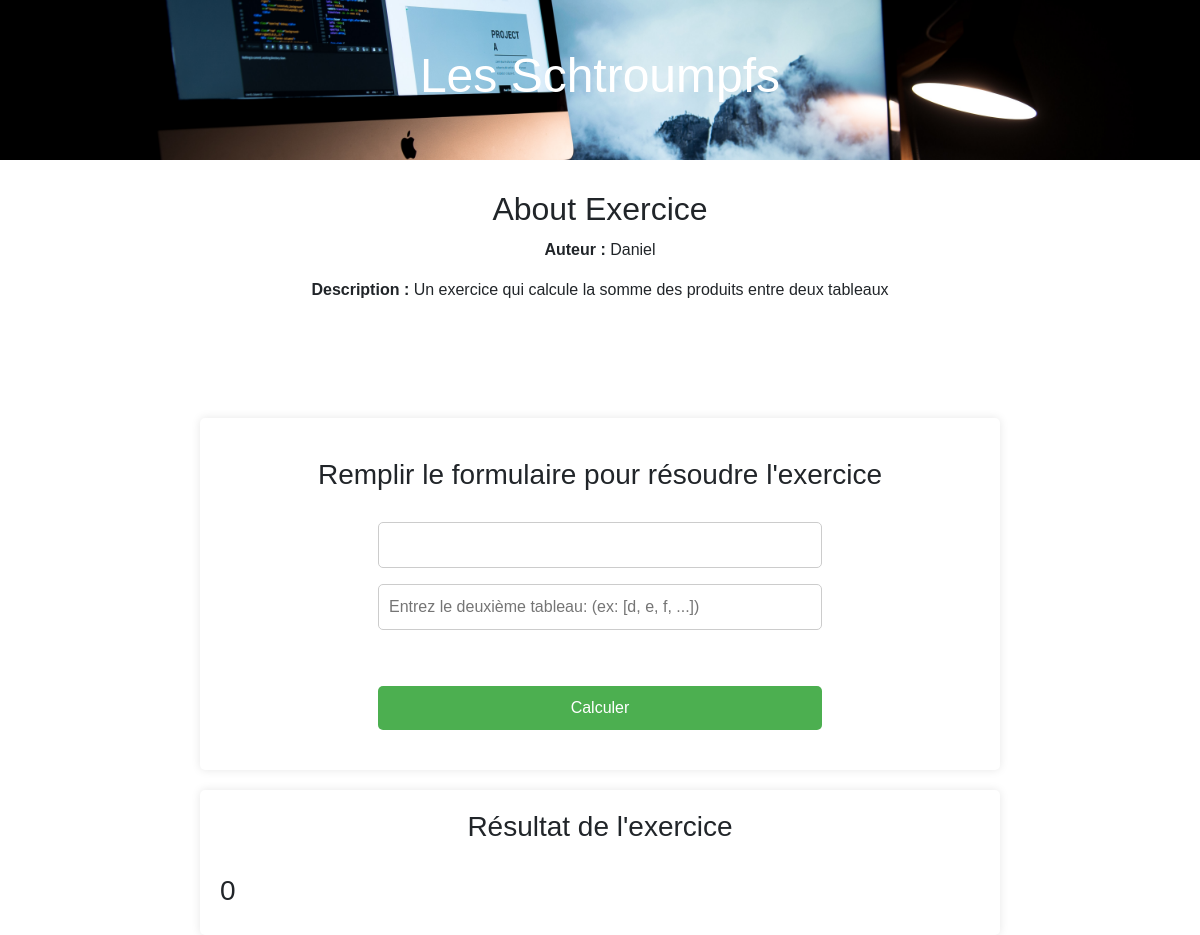
Screenshot of /td-app/1 with the database file from the repository.
### main/models.py (models this page shows)
class Exercice(models.Model):
    title = models.CharField(max_length=120)
    description = models.TextField()
    author = models.ForeignKey(Author, on_delete=models.CASCADE)
    created_at = models.DateTimeField(editable=False, default=datetime.now())
    resultat = models.IntegerField(default=0, null=False)

class Author(models.Model):
    username = models.CharField(max_length=20)

### main/views.py (the view)
# urls.py: path('<int:pk>', views.show_more, name='details')
def show_more(request, pk):
    exercice = Exercice.objects.get(id=pk)
    placeholder1 = '',
    placeholder2 = ''
    tab1 = []
    tab2 = []
    first_input, second_input = request.POST.get('first_input'), request.POST.get('second_input')
    if exercice.title == 'Les Schtroumpfs':
        placeholder1 = 'Entrez le premier tableau: (ex: [a, b, c, ...])'
        placeholder2 = 'Entrez le deuxième tableau: (ex: [d, e, f, ...])'
        if first_input != None or second_input != None:
            tab1, tab2 = first_input.strip('[]').replace(' ', ''), second_input.strip('[]').replace(' ', '')
            tab1, tab2 = tab1.split(','), tab2.split(',')
            tab1, tab2 = [int(fi) for fi in tab1], [int(si) for si in tab2]
            print('Converted first:', tab1)
            print('Converted second:', tab2)
            exercice.resultat = calculer_schtroumpf(tab1, tab2)
            print(exercice.resultat)
        else:
            print('No given values')
    else:
        placeholder1 = 'Entrez la matrice: (ex: [[a, b, c], [d, e, f], ..., [g, h, i]])'
        placeholder2 = 'Entrez le dégré de cette matrice'
    context = {
               'exercice': exercice,
               'placeholder1': placeholder1,
               'placeholder2': placeholder2
               }
    return render(request, 'details.html', context)

### main/templates/details.html (shortened to what this page needs)
{% extends 'base.html' %}
{% load static %}
{% block 'content' %}
<main>
    <div class="banner">
        <h1>{{ exercice.title }}</h1>
    </div>
    <div class="extra">
        <h2 style="margin: 0 0 10px 0; text-align:center;">About Exercice</h2>
        <p><strong>Auteur : </strong>{{ exercice.author.username }}</p>
        <p><strong>Description : </strong>{{ exercice.description }}</p>
    </div>
    <div class="container" style="margin-top: 100px; padding: 40px 30px;">
        <h3 style="text-align: center; margin: 0 0 30px 0;">Remplir le formulaire pour résoudre l'exercice</h3>
        <div class="exercice_form">
            <form action="" method="post">
                <input type="text" name="first_input" placeholder="{{ placholder1 }}">
                <input type="text" name="second_input" placeholder="{{ placeholder2 }}">
                <button type="submit">Calculer</button>
            </form>
        </div>
    </div>
    <div class="results container">
        <h3 style="text-align: center; margin: 0 0 30px 0;">Résultat de l'exercice</h3>
        <div class="result_field">
            <h3>{{ exercice.resultat }}</h3>
        </div>
    </div>
</main>
{% endblock%}

### main/static/css/style.css (style rules this page uses)
* { font-family: 'Oxygen', sans-serif; box-sizing: border-box; margin: 0; padding: 0; }
body { width: 100vw; }
.banner { height: 20vh; background: url('../images/hero.jpg') no-repeat center center / cover; text-align: center; color: white; display: flex; align-items: center; justify-content: center; }
.banner h1 { font-size: 3em; }
.extra { margin-top: 30px; display: flex; align-items: center; justify-content: center; flex-direction: column; }
.container { max-width: 800px; margin: 0 auto; padding: 20px; background-color: #fff; border-radius: 5px; box-shadow: 0 0 10px rgba(0, 0, 0, 0.1); }
.results { margin-top: 20px; }
form { margin-top: 20px; text-align: center; display: flex; flex-direction: column; justify-content: center; align-items: center; gap: 16px; }
input[type="text"] { padding: 10px; width: 60%; border: 1px solid #ccc; border-radius: 5px; }
button { margin-top: 40px; padding: 10px 20px; border: none; background-color: #4CAF50; color: white; border-radius: 5px; cursor: pointer; width: 60%; }

### rows the page displays
Exercice: title "Les Schtroumpfs", author.username "Daniel", description "Un exercice qui calcule la somme des produits entre deux tableaux", resultat "0"
